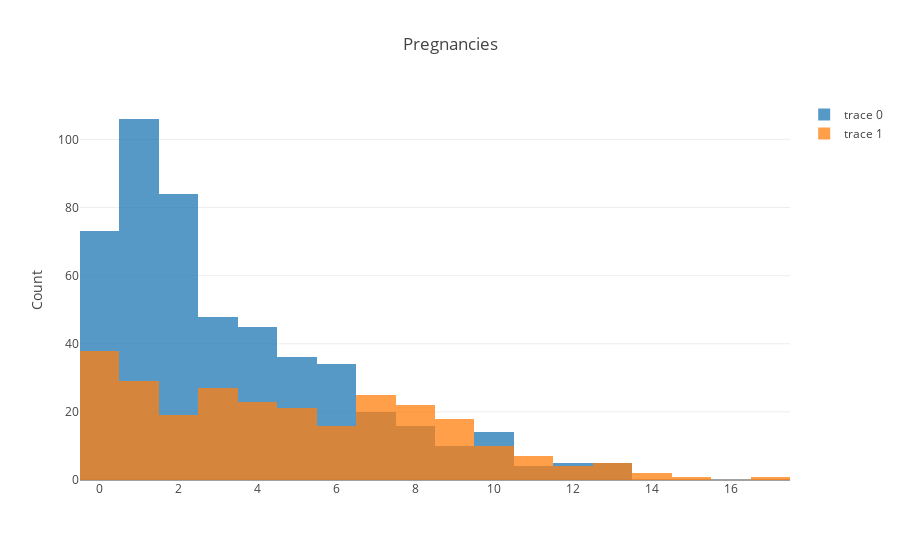
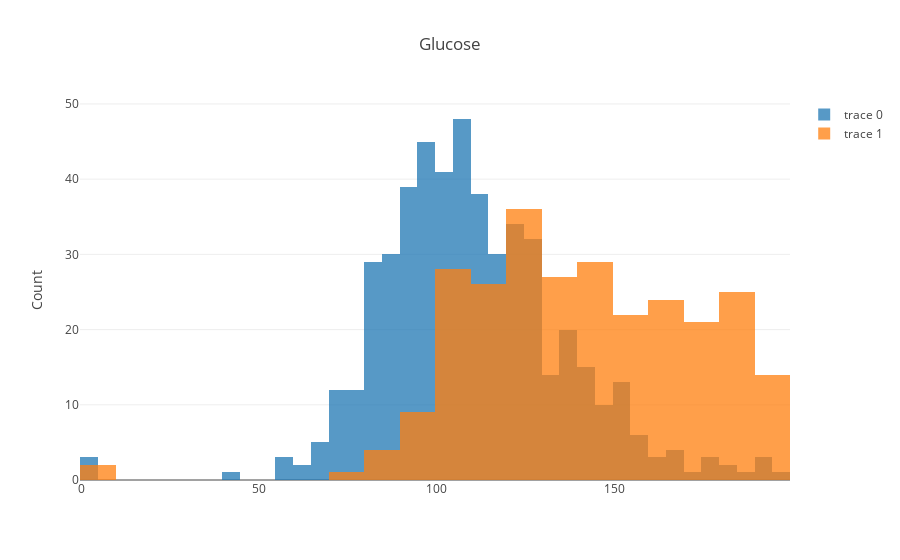
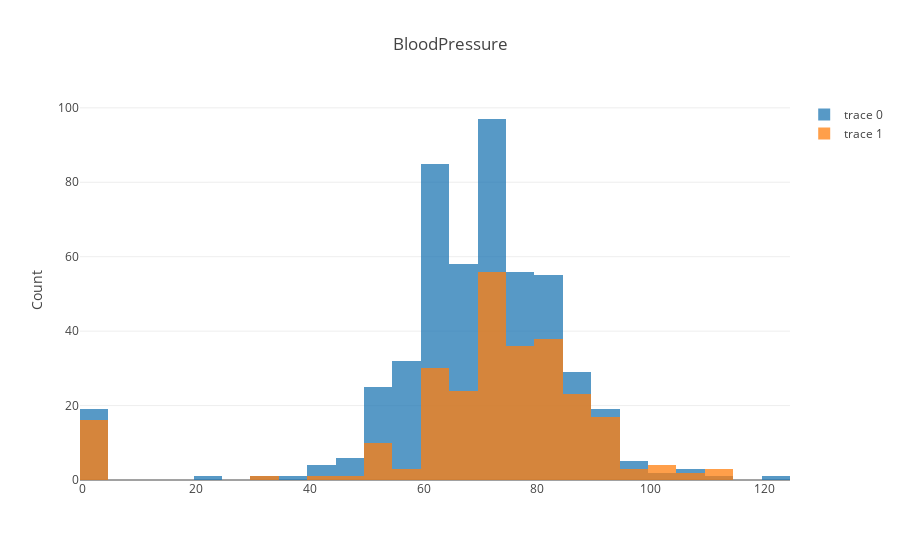
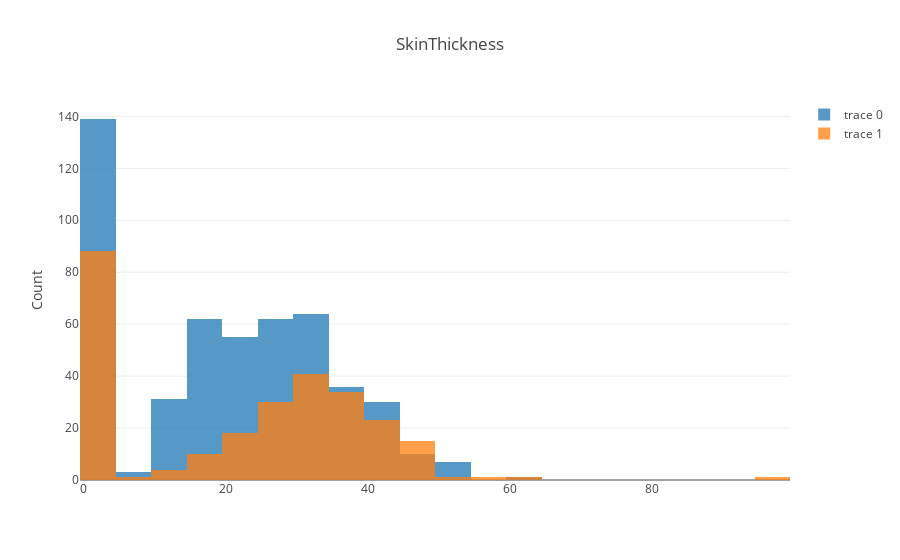

Notebook code for these charts, in order:
### Code cell
for i in range(8):
    plotBarCat(df,df_name[i],'Outcome')

### Figure 1 — Plotly figure (JSON) as saved in the notebook; plotly's stock layout.template omitted (floating-point values rounded to 4 significant figures; data arrays with more than 128 entries replaced by an {"elided": "..."} marker saying what was removed)
{"data": [{"opacity": 0.75, "type": "histogram", "uid": "5b194bf1-129a-4e37-8cbb-4fc54f858dcc", "x": {"elided": "500 int values"}}, {"opacity": 0.75, "type": "histogram", "uid": "8f2a3c6d-232a-410d-be1a-446a316f49fe", "x": {"elided": "268 int values"}}], "layout": {"barmode": "overlay", "title": {"text": "Pregnancies"}, "yaxis": {"title": {"text": "Count"}}}}

### Figure 2 — Plotly figure (JSON) as saved in the notebook; plotly's stock layout.template omitted (floating-point values rounded to 4 significant figures; data arrays with more than 128 entries replaced by an {"elided": "..."} marker saying what was removed)
{"data": [{"opacity": 0.75, "type": "histogram", "uid": "2aa02c8b-24a6-4913-8d8f-bb26d24514d9", "x": {"elided": "500 int values"}}, {"opacity": 0.75, "type": "histogram", "uid": "e2cbc57b-462e-4185-b27f-2d4533c11633", "x": {"elided": "268 int values"}}], "layout": {"barmode": "overlay", "title": {"text": "Glucose"}, "yaxis": {"title": {"text": "Count"}}}}

### Figure 3 — Plotly figure (JSON) as saved in the notebook; plotly's stock layout.template omitted (floating-point values rounded to 4 significant figures; data arrays with more than 128 entries replaced by an {"elided": "..."} marker saying what was removed)
{"data": [{"opacity": 0.75, "type": "histogram", "uid": "3de2c0f4-36da-44fa-a2c0-36826e69672c", "x": {"elided": "500 int values"}}, {"opacity": 0.75, "type": "histogram", "uid": "771e393a-8a7f-4b87-be6f-676ae4f1ac5a", "x": {"elided": "268 int values"}}], "layout": {"barmode": "overlay", "title": {"text": "BloodPressure"}, "yaxis": {"title": {"text": "Count"}}}}

### Figure 4 — Plotly figure (JSON) as saved in the notebook; plotly's stock layout.template omitted (floating-point values rounded to 4 significant figures; data arrays with more than 128 entries replaced by an {"elided": "..."} marker saying what was removed)
{"data": [{"opacity": 0.75, "type": "histogram", "uid": "ebfc90bc-d65a-41ee-ae07-2902153a117c", "x": {"elided": "500 int values"}}, {"opacity": 0.75, "type": "histogram", "uid": "60b1415e-83d7-4683-8d70-8f492512ae0f", "x": {"elided": "268 int values"}}], "layout": {"barmode": "overlay", "title": {"text": "SkinThickness"}, "yaxis": {"title": {"text": "Count"}}}}
